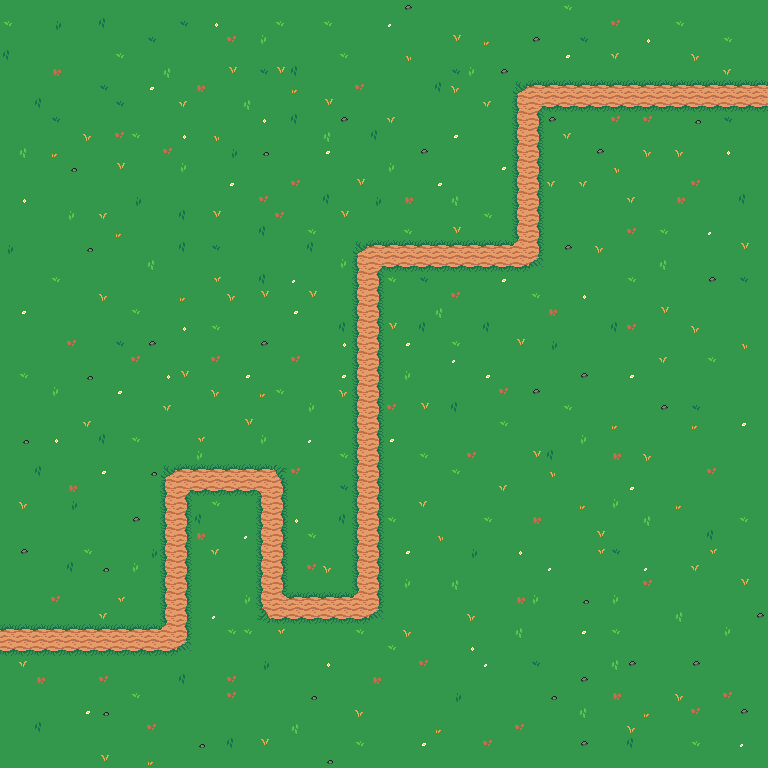

Tiled map render using the project's own tile images. Description and the map definition, with tile-layer contents summarised, below:
An orthogonal 48x48 tile map with 16x16 px tiles, 2 tile layers (Ground, Path), 1 hidden layer not drawn, 3 tilesets.

<map version="1.10" tiledversion="1.10.1" orientation="orthogonal" renderorder="right-down" width="48" height="48" tilewidth="16" tileheight="16" infinite="0" nextlayerid="4" nextobjectid="1">
 <editorsettings>
  <export target="../new_format/new_format.csv" format="csv" />
 </editorsettings>
 <tileset firstgid="1" source="../new_format/ground.tsx" />
 <tileset firstgid="22" source="../new_format/path.tsx" />
 <tileset firstgid="31" source="../new_format/collideables.tsx" />
 <layer id="1" name="Ground" width="48" height="48">
  <data>[2304 cells, 2304 non-empty, 20 distinct tile ids]</data>
 </layer>
 <layer id="2" name="Path" width="48" height="48">
  <data>[2304 cells, 49 non-empty, 6 distinct tile ids]</data>
 </layer>
 <layer id="3" name="Collideables" width="48" height="48" visible="0">
  <data>[2304 cells, 226 non-empty, 10 distinct tile ids]</data>
 </layer>
</map>
